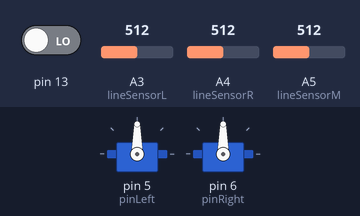
Recording of a sketch running on a simulated Arduino Uno, built with avr-gcc and run on an emulated ATmega328P. On the bench: 2 × servo. The test bench sets the inputs (shaded band); at power-on: pin 13 LOW, A3 (lineSensorL) = 512, A4 (lineSensorR) = 512, A5 (lineSensorM) = 512.

Above: at 1.2 s.
1.3 s: pin 13 driven HIGH
At 1.6 s:
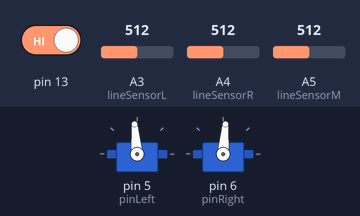
2.8 s: A3 (lineSensorL) set to 122
At 4.0 s:
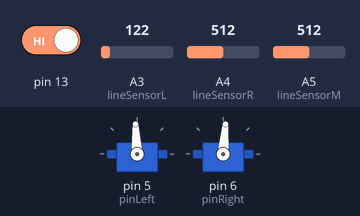
Timing chart, 0 to 5.8 s (numbered marks = the images above; inputs shaded):
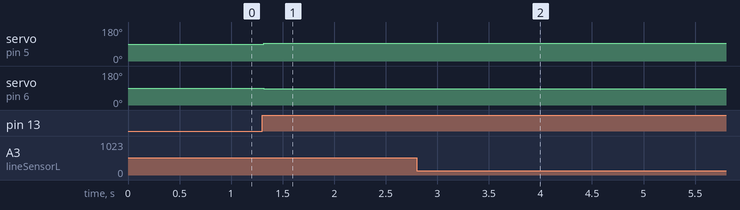

The sketch:

Massive_Fix.ino
```cpp
#include <Servo.h>

typedef uint8_t byte;

int start = 0;

/* -------------------------------
 *           THRESHOLDS
 * -------------------------------
 */
// Servo Speeds
#define slow_R 88
#define slow_L 92
#define med_R 87
#define med_L 93
#define med_fast_R 85
#define med_fast_L 95
#define fast_R 0
#define fast_L 180

#define back_slow_R 92
#define back_slow_L 88
#define back_med_R 93
#define back_med_L 87
#define back_med_fast_R 95
#define back_med_fast_L 85
#define back_fast_R 180
#define back_fast_L 0

// Line Following Thresholds
#define left_to 283
#define mid_to 328
#define right_to 311

// Distance Sensor Thresholds
#define distLow 200     //far
#define distHigh 650    //close
#define frontDist 150

// turning thresholds
#define pivot_overshoot 250
#define turn_check_overshoot 200
#define check_line_delay 20

byte sampler = 5;
byte sampler2 = 5;

/* -------------------------------
 *        PIN DEFINITIONS
 * -------------------------------
 */

Servo left;
Servo right;
int pinLeft = 5;
int pinRight = 6;

// line sensors
int lineSensorL = A3;
int lineSensorM = A5;
int lineSensorR = A4;
long l_light;
long m_light;
long r_light;
int m_thresh;
bool intersectFlag = 0;

// dist sensors
int DistSensorL = A0;
int DistSensorM = A2;
int DistSensorR = A1;
int distFront = 0;
int distLeft = 0;
int distRight = 0;


// BELOW THIS  IT IS NOT USED
// Large print-out.
int travelCounter;
int nextDirection;

int m = 0;
// ------------------------------

/* -------------------------------
 *        FXN DEFINITIONS
 * -------------------------------
 */
 int tempspeed;

/* -------------------------------
 *         SENSORS
 * -------------------------------
 */

/* -------------------------------
 *         BASIC MOVEMENT
 * -------------------------------
 */

//NEW PIVOT FUNCTIONS:
//Robot will drive forward, begin a turn.
//Until it hits the middle, then stop.
//Then delay slightly to bring us onto track.
//DO NOT ALTER THE DELAYS.
//CHECK THRESHOLDS FIRST.

void pivotLeft()
{
  right.write(slow_R);
  left.write(slow_L);
  delay(500);

  //STOP
  right.write(90);
  left.write(90);
  right.write(slow_R);
  left.write(back_slow_L);
  delay (300);

  // DO AN INITIAL READ
  for(int x =0; x<4; x++){
    m_light += analogRead(lineSensorM);
    l_light += analogRead(lineSensorL);
  }
  m_light = m_light/4;
  l_light = l_light/4;

  while (!(m_light < mid_to && l_light > left_to))//
  {
    for(int x =0; x<8; x++){
        m_light += analogRead(lineSensorM);
        l_light += analogRead(lineSensorL);

    }
    m_light = m_light/8;
    l_light = l_light/8;
   // Serial.println(m_light);
  }
    delay (50);

  right.write(90);
  left.write(90);
}

void pivotRight()
{
  right.write(slow_R);
  left.write(slow_L);
  delay(500);

  //STOP
  right.write(90);
  left.write(90);
  right.write(back_slow_R);
  left.write(slow_L);
  delay (300);

  // DO AN INITIAL READ
  for(int x =0; x<4; x++){
    m_light += analogRead(lineSensorM);
    r_light += analogRead(lineSensorR);
  }
  m_light = m_light/4;
  r_light = r_light/4;

  while (!(m_light < mid_to && r_light > right_to))
    {
      for(int x =0; x<8; x++){
        m_light += analogRead(lineSensorM);
        r_light += analogRead(lineSensorR);
    }
    m_light = m_light/8;
    r_light = r_light/8;
   // Serial.println(m_light);
  }
  delay (50);
  right.write(90);
  left.write(90);
}

//fix.
void pivot180(){
    left.write(med_L);//med_fast_L
    right.write(back_med_R);
    delay(500);
    left.write(slow_L);
    right.write(back_slow_R);

    while (!(m_light < mid_to && r_light > right_to))
    {
      for(int x=0;x<4;x++){
        l_light += analogRead(lineSensorL);
        m_light += analogRead(lineSensorM);
        r_light += analogRead(lineSensorR);
      }
        l_light = l_light/4;
        m_light = m_light/4;
        r_light = r_light/4;

    }
   delay (50);
   right.write(90);
   left.write(90);
}


/* -------------------------------
 *         LINE FOLLOWER
 * -------------------------------
 */

//SIMPLE CORRECTIVE ALGORITHM:
//When in doubt, check thresholds.
//Then, adjust the sensors to be nicely spaced.
void pd_followLine()
{
    tempspeed = 0;

    for(int x=0;x<4;x++){
      l_light += analogRead(lineSensorL);
      m_light += analogRead(lineSensorM);
      r_light += analogRead(lineSensorR);
    }

    l_light = l_light/4;
    m_light = m_light/4;
    r_light = r_light/4;
//[
    if (l_light < left_to && r_light < right_to && m_light < mid_to) {
      right.write(slow_R);
      left.write(med_R);
    }
    else if (r_light < right_to && l_light > left_to) // Less means on the line
    {
      right.write(med_R);
    }
    else if (l_light < left_to && r_light > right_to)
    {
      left.write(med_L);
    }
    else
    {
      left.write(med_fast_L);
      right.write(med_fast_R);
    }
}

void intersect() {
  pivot180();
}

void setup() {
  Serial.begin(9600);
  left.attach(pinLeft);
  right.attach(pinRight);
  pinMode(13, INPUT);

  // Stop all motors
  left.write(90);
  right.write(90);

}

void loop() {
  // Check Button Press


  if (digitalRead(13) == 1){
    start = 1;
  }
  if(start){
    while(1) {
     pd_followLine();
    for(int x=0;x<4;x++){
      l_light += analogRead(lineSensorL);
      m_light += analogRead(lineSensorM);
      r_light += analogRead(lineSensorR);
    }

    l_light = l_light/4;
    m_light = m_light/4;
    r_light = r_light/4;
     if (l_light < left_to && r_light < right_to && m_light < mid_to) {
         intersect();
         Serial.println("here");
     }
    }
  }
}
```

Measured:
- after the input at 1.3 s, servo on pin 5 (pinLeft): 90° → 95° at once; servo on pin 6 (pinRight): 90° → 85° at once
- after the input at 2.8 s, servo on pin 5 (pinLeft): 95° → 93° at once
